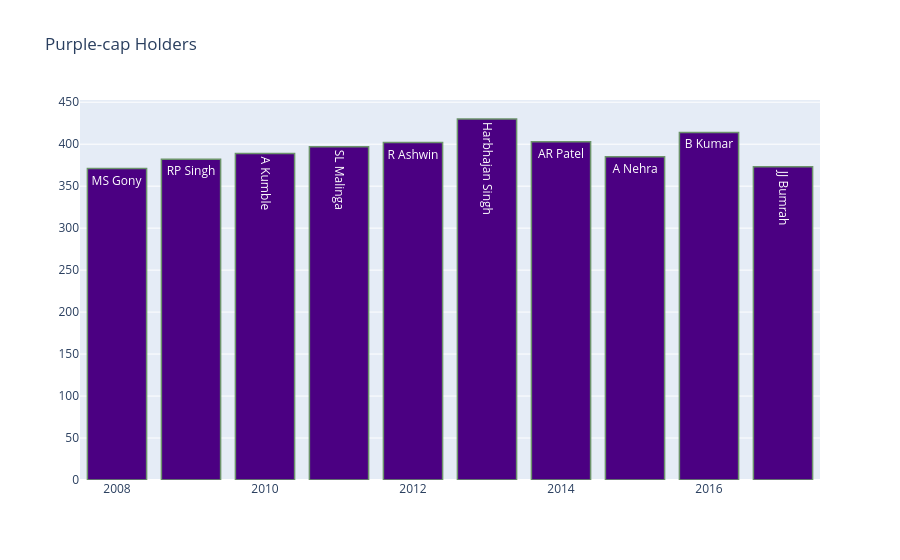

The notebook cell this image was saved under:
### Code cell
trace1 = go.Bar(
    x = purple['season'].values,
     y = purple['count_wickets'].values,
    name='Total Matches',
    text= purple['bowler'].values,
    marker = dict(color = 'rgb(75, 0, 130)',
                  line = dict(color= 'rgb(108, 148, 107)',
                             width = 1.5
                             )
                 ),
    opacity = 1
)

data = [trace1]

layout= go.Layout(
    title= 'Purple-cap Holders')
    
fig = go.Figure(data=data,layout=layout)
py.iplot(fig, filename='stacked-bar')

### Figure 1 — Plotly figure (JSON) as saved in the notebook; plotly's stock layout.template omitted (floating-point values rounded to 4 significant figures)
{"data": [{"marker": {"color": "rgb(75, 0, 130)", "line": {"color": "rgb(108, 148, 107)", "width": 1.5}}, "name": "Total Matches", "opacity": 1, "text": ["MS Gony", "RP Singh", "A Kumble", "SL Malinga", "R Ashwin", "Harbhajan Singh", "AR Patel", "A Nehra", "B Kumar", "JJ Bumrah"], "type": "bar", "x": [2008, 2009, 2010, 2011, 2012, 2013, 2014, 2015, 2016, 2017], "y": [371, 382, 389, 397, 402, 430, 403, 385, 414, 373]}], "layout": {"title": {"text": "Purple-cap Holders"}}}
